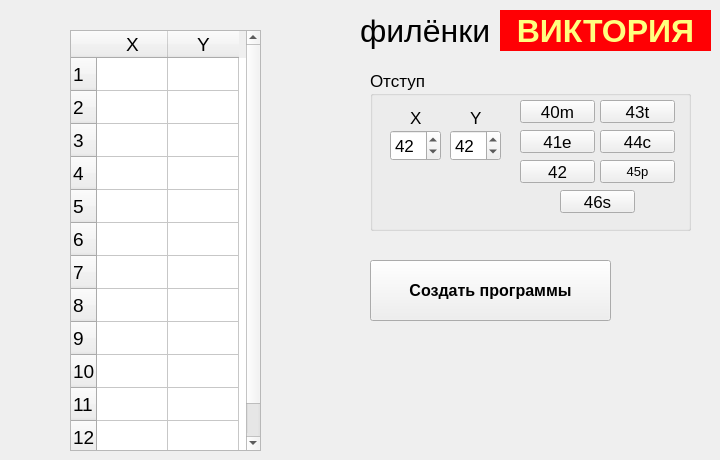
    <widget class="QWidget" name="tab_vik">
     <property name="minimumSize">
      <size>
       <width>0</width>
       <height>0</height>
      </size>
     </property>
     <property name="accessibleName">
      <string/>
     </property>
     <property name="accessibleDescription">
      <string/>
     </property>
     <property name="autoFillBackground">
      <bool>false</bool>
     </property>
     <attribute name="icon">
      <iconset>
       <normaloff>ico/Hydrattz-Multipurpose-Alphabet-Letter-V-orange.ico</normaloff>ico/Hydrattz-Multipurpose-Alphabet-Letter-V-orange.ico</iconset>
     </attribute>
     <attribute name="title">
      <string>Виктория (ф)</string>
     </attribute>
     <widget class="QLabel" name="label">
      <property name="geometry">
       <rect>
        <x>360</x>
        <y>10</y>
        <width>141</width>
        <height>41</height>
       </rect>
      </property>
      <property name="font">
       <font>
        <pointsize>24</pointsize>
       </font>
      </property>
      <property name="text">
       <string>филёнки</string>
      </property>
     </widget>
     <widget class="QLabel" name="label_2">
      <property name="geometry">
       <rect>
        <x>500</x>
        <y>10</y>
        <width>211</width>
        <height>41</height>
       </rect>
      </property>
      <property name="font">
       <font>
        <pointsize>24</pointsize>
        <weight>75</weight>
        <bold>true</bold>
       </font>
      </property>
      <property name="styleSheet">
       <string notr="true">background-color: rgb(255, 0, 4);
color: rgb(255, 255, 127);</string>
      </property>
      <property name="text">
       <string>ВИКТОРИЯ</string>
      </property>
      <property name="alignment">
       <set>Qt::AlignCenter</set>
      </property>
     </widget>
     <widget class="QGroupBox" name="groupBox_ots_vik">
      <property name="geometry">
       <rect>
        <x>370</x>
        <y>70</y>
        <width>321</width>
        <height>161</height>
       </rect>
      </property>
      <property name="font">
       <font>
        <pointsize>13</pointsize>
       </font>
      </property>
      <property name="title">
       <string>Отступ</string>
      </property>
      <widget class="QSpinBox" name="spinBox_ots_vik_X">
       <property name="geometry">
        <rect>
         <x>20</x>
         <y>60</y>
         <width>51</width>
         <height>31</height>
        </rect>
       </property>
       <property name="minimum">
        <number>25</number>
       </property>
       <property name="maximum">
        <number>50</number>
       </property>
       <property name="value">
        <number>42</number>
       </property>
      </widget>
      <widget class="QSpinBox" name="spinBox_ots_vik_Y">
       <property name="geometry">
        <rect>
         <x>80</x>
         <y>60</y>
         <width>51</width>
         <height>31</height>
        </rect>
       </property>
       <property name="minimum">
        <number>25</number>
       </property>
       <property name="maximum">
        <number>50</number>
       </property>
       <property name="value">
        <number>42</number>
       </property>
      </widget>
      <widget class="QLabel" name="label_ots_vik_X">
       <property name="geometry">
        <rect>
         <x>40</x>
         <y>40</y>
         <width>21</width>
         <height>16</height>
        </rect>
       </property>
       <property name="text">
        <string>X</string>
       </property>
      </widget>
      <widget class="QLabel" name="label_ots_vik_Y">
       <property name="geometry">
        <rect>
         <x>100</x>
         <y>40</y>
         <width>21</width>
         <height>16</height>
        </rect>
       </property>
       <property name="text">
        <string>Y</string>
       </property>
      </widget>
      <widget class="QPushButton" name="btn_ots_vik_40">
       <property name="geometry">
        <rect>
         <x>150</x>
         <y>30</y>
         <width>75</width>
         <height>23</height>
        </rect>
       </property>
       <property name="text">
        <string>40m</string>
       </property>
      </widget>
      <widget class="QPushButton" name="btn_ots_vik_41">
       <property name="geometry">
        <rect>
         <x>150</x>
         <y>60</y>
         <width>75</width>
         <height>23</height>
        </rect>
       </property>
       <property name="text">
        <string>41e</string>
       </property>
      </widget>
      <widget class="QPushButton" name="btn_ots_vik_42">
       <property name="geometry">
        <rect>
         <x>150</x>
         <y>90</y>
         <width>75</width>
         <height>23</height>
        </rect>
       </property>
       <property name="text">
        <string>42</string>
       </property>
      </widget>
      <widget class="QPushButton" name="btn_ots_vik_43">
       <property name="geometry">
        <rect>
         <x>230</x>
         <y>30</y>
         <width>75</width>
         <height>23</height>
        </rect>
       </property>
       <property name="text">
        <string>43t</string>
       </property>
      </widget>
      <widget class="QPushButton" name="btn_ots_vik_44">
       <property name="geometry">
        <rect>
         <x>230</x>
         <y>60</y>
         <width>75</width>
         <height>23</height>
        </rect>
       </property>
       <property name="text">
        <string>44c</string>
       </property>
      </widget>
      <widget class="QPushButton" name="btn_ots_vik_45">
       <property name="geometry">
        <rect>
         <x>230</x>
         <y>90</y>
         <width>75</width>
         <height>23</height>
        </rect>
       </property>
       <property name="font">
        <font>
         <pointsize>10</pointsize>
        </font>
       </property>
       <property name="text">
        <string>45p</string>
       </property>
      </widget>
      <widget class="QPushButton" name="btn_ots_vik_46">
       <property name="geometry">
        <rect>
         <x>190</x>
         <y>120</y>
         <width>75</width>
         <height>23</height>
        </rect>
       </property>
       <property name="text">
        <string>46s</string>
       </property>
      </widget>
     </widget>
     <widget class="QPushButton" name="btn_create_vik">
      <property name="geometry">
       <rect>
        <x>370</x>
        <y>260</y>
        <width>241</width>
        <height>61</height>
       </rect>
      </property>
      <property name="font">
       <font>
        <pointsize>12</pointsize>
        <weight>75</weight>
        <bold>true</bold>
       </font>
      </property>
      <property name="cursor">
       <cursorShape>PointingHandCursor</cursorShape>
      </property>
      <property name="toolTip">
       <string extracomment="При нажатии на эту кнопку программа создаст программы, используя шаблон и положит их в папку с нужным отступом"/>
      </property>
      <property name="text">
       <string>Создать программы</string>
      </property>
      <property name="icon">
       <iconset>
        <normaloff>ico/Hydrattz-Multipurpose-Alphabet-Letter-V-orange.ico</normaloff>ico/Hydrattz-Multipurpose-Alphabet-Letter-V-orange.ico</iconset>
      </property>
      <property name="iconSize">
       <size>
        <width>32</width>
        <height>32</height>
       </size>
      </property>
      <property name="autoDefault">
       <bool>false</bool>
      </property>
      <property name="default">
       <bool>false</bool>
      </property>
      <property name="flat">
       <bool>false</bool>
      </property>
     </widget>
     <widget class="QTableWidget" name="tableWidget_vik">
      <property name="geometry">
       <rect>
        <x>70</x>
        <y>30</y>
        <width>191</width>
        <height>421</height>
       </rect>
      </property>
      <property name="font">
       <font>
        <pointsize>14</pointsize>
       </font>
      </property>
      <property name="verticalScrollBarPolicy">
       <enum>Qt::ScrollBarAlwaysOn</enum>
      </property>
      <property name="rowCount">
       <number>12</number>
      </property>
      <property name="columnCount">
       <number>2</number>
      </property>
      <attribute name="horizontalHeaderDefaultSectionSize">
       <number>71</number>
      </attribute>
      <attribute name="horizontalHeaderMinimumSectionSize">
       <number>30</number>
      </attribute>
      <attribute name="verticalHeaderMinimumSectionSize">
       <number>33</number>
      </attribute>
      <row/>
      <row/>
      <row/>
      <row/>
      <row/>
      <row/>
      <row/>
      <row/>
      <row/>
      <row/>
      <row/>
      <row/>
      <column>
       <property name="text">
        <string>X</string>
       </property>
      </column>
      <column>
       <property name="text">
        <string>Y</string>
       </property>
      </column>
     </widget>
    </widget>
